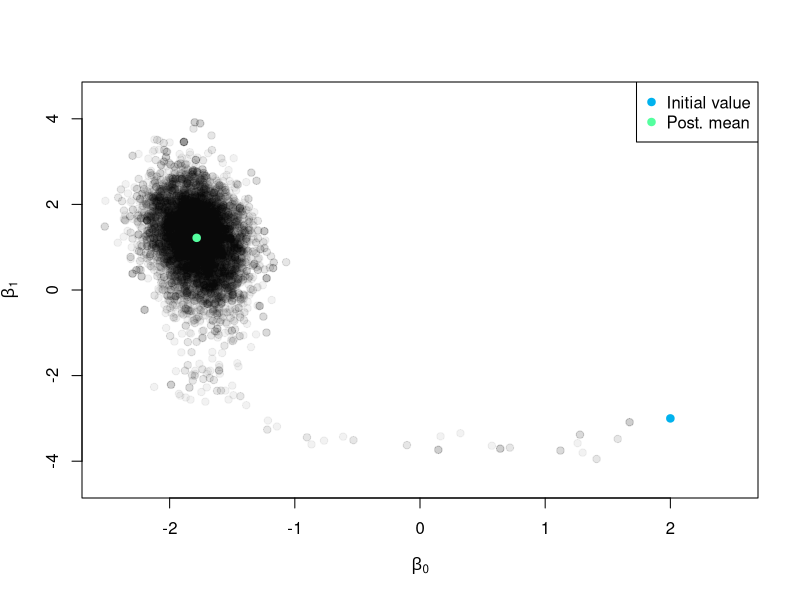
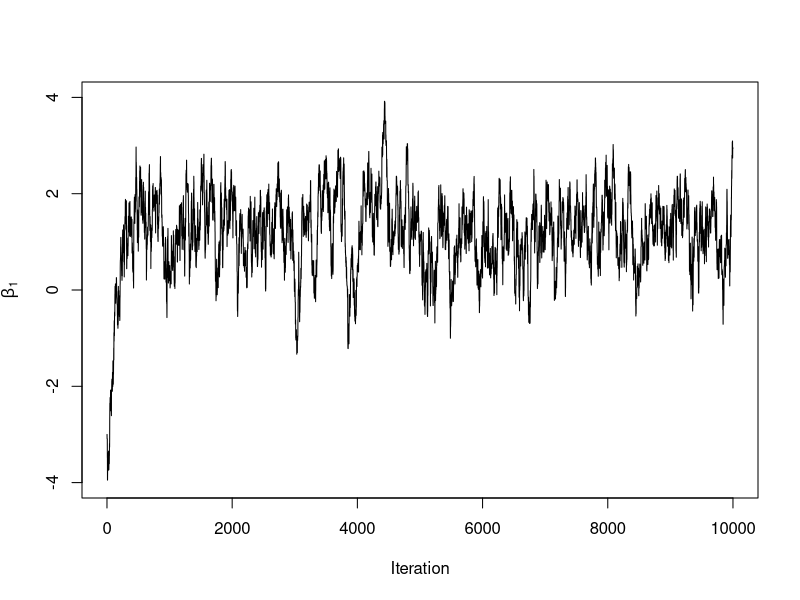
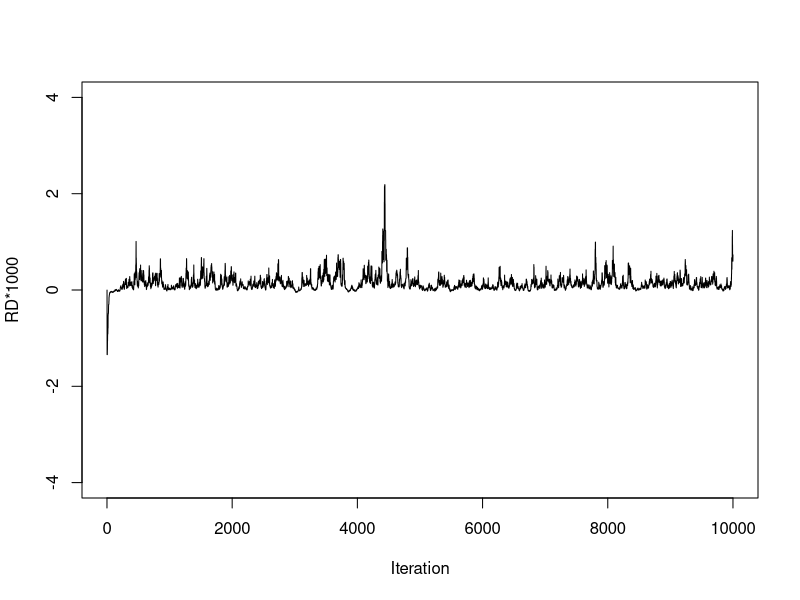
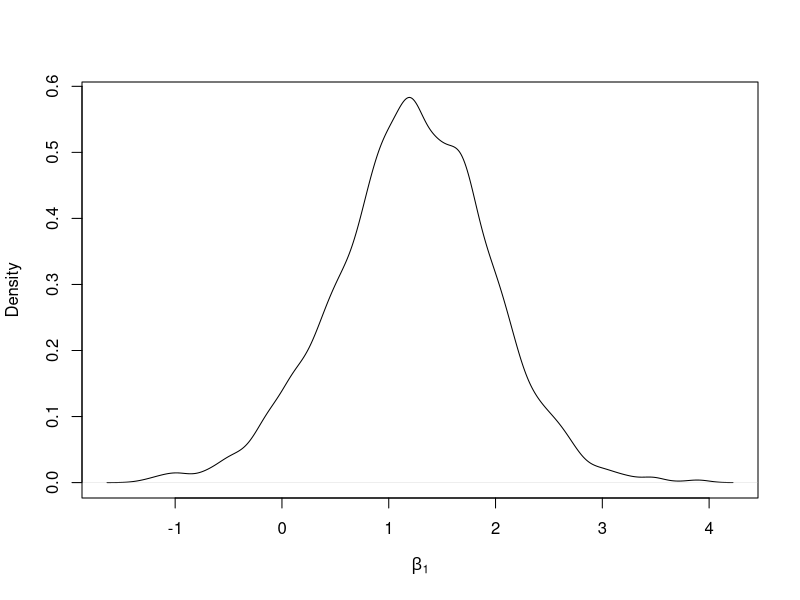
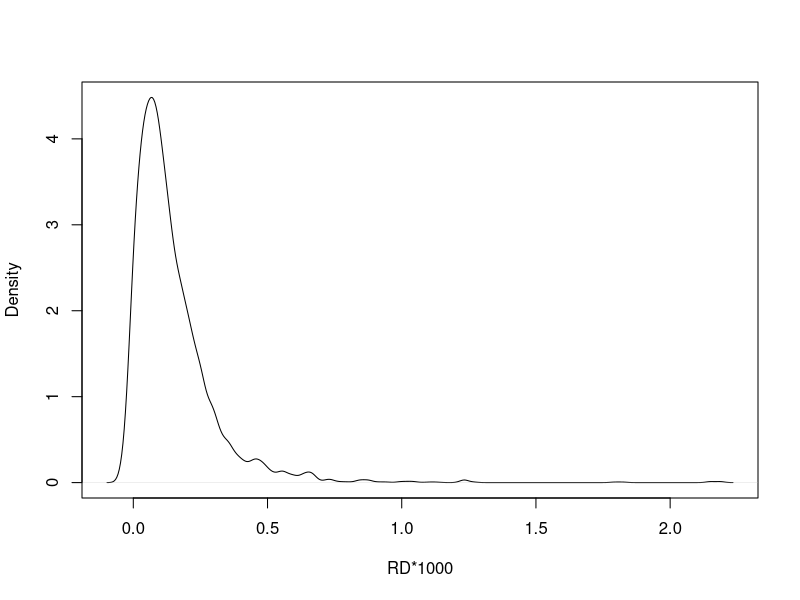
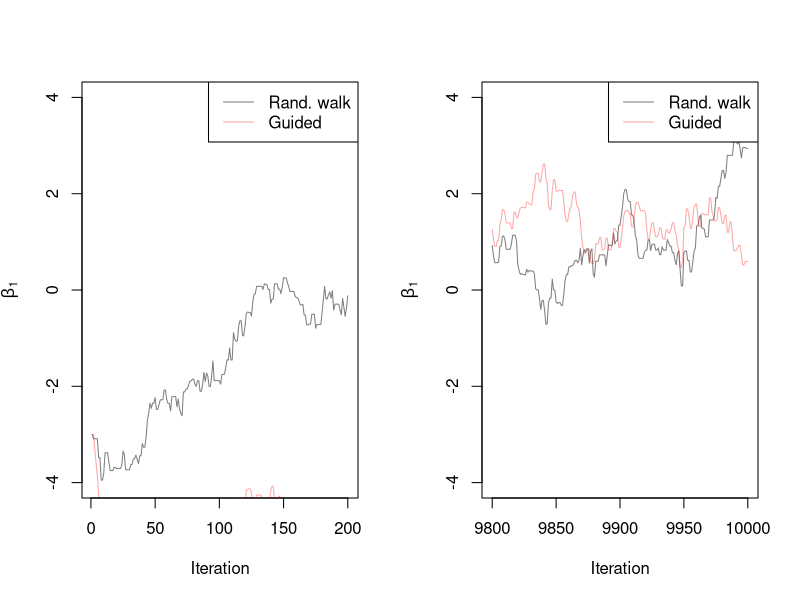
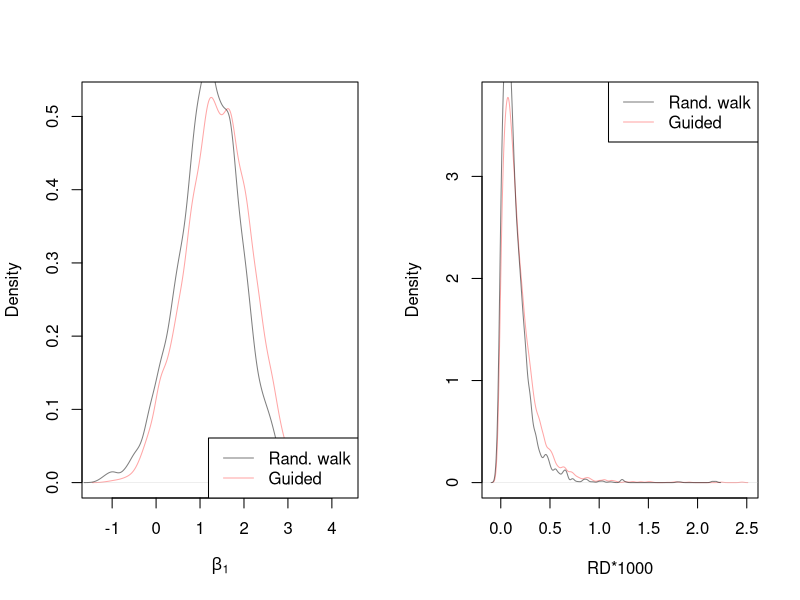
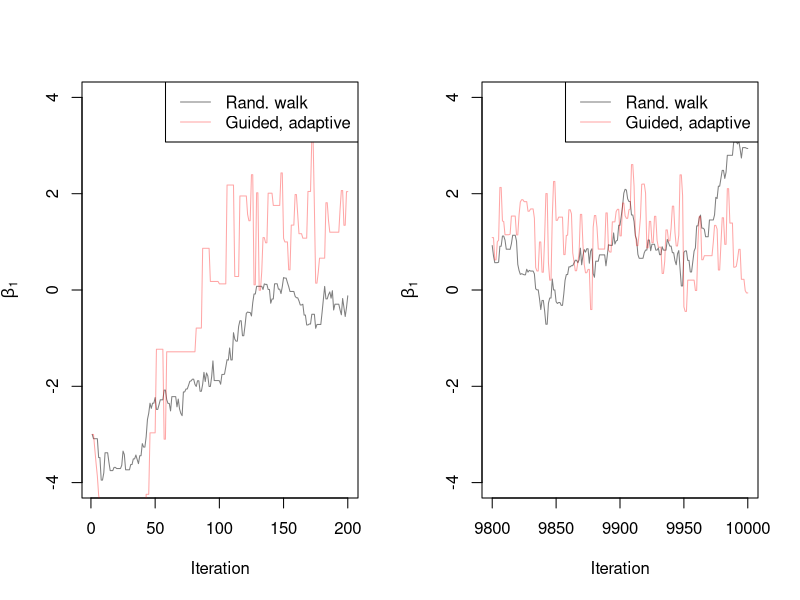

The R script that drew these images, in order:
## ---- chunk 1
# automatically create a bib database for R packages
knitr::write_bib(c(
  .packages(), "bookdown", "knitr", "rmarkdown"
), "packages.bib")
## ---- chunk 2
y = c(rep(1, 36), rep(0, 198)) # leukemia cases
x = c(rep(1, 3), rep(0, 33), rep(1, 5), rep(0, 193)) # exposure
## ---- chunk 3

#helper functions

# calcula la función logística inversa
expit <- function(mu) 1/(1+exp(-mu)) 

# calcula el logaritmo de la verosimilitud de un modelo de regresión logistica 
loglik = function(y,x,beta){
  # calculate the log likelihood
  lli = dbinom(y, 1, expit(beta[1] + x*beta[2]), log=TRUE)
  sum(lli)
}

# calcula la diferencia de riesgo entre dos grupos en el contexto de 
# un modelo de regresión logística binaria
riskdifference = function(y, x, beta){
  # baseline odds (offset)
  # calculate a risk difference
  poprisk = 4.8/100000
  popodds = poprisk/(1-poprisk)
  studyodds = mean(y)/(1-mean(y))
  r1 = expit(log(popodds/studyodds) + beta[1] + beta[2])
  r0 = expit(log(popodds/studyodds) + beta[1])
  mean(r1-r0)
}
## ---- chunk 4

# data se utiliza para ajustar un modelo de regresión logística binaria
data = data.frame(leuk=y, magfield=x)

# Ajuste del modelo de regresión logística, para predecir la relacion de las variables
# indicar que se trata de un modelo binomial
mod = glm(leuk ~ magfield, family=binomial(), data=data)

# Resumen del modelo y extracción de coeficientes:
summary(mod)$coefficients

# Cálculo del coeficiente de regresión (beta) y su intervalo de confianza
beta1 = summary(mod)$coefficients[2,1] # coeficente de regresión para magfield
se1 = summary(mod)$coefficients[2,2] # Error estandar    

# Intervalo de confianza del 95% para coeficiente beta1
cat("\n\nMaximum likelihood beta coefficient (95% CI)\n")
round(c(beta=beta1, ll=beta1+se1*qnorm(0.025), ul=beta1+se1*qnorm(0.975)), 2)

# Cálculo del odds ratio y su intervalo de confianza
# El odds ratio permite interpretar la relación de probabilidades de éxito en
# la variable dependiente para un cambio unitario en la variable independiente
cat("\n\nMaximum likelihood odds ratio (95% CI)\n")
round(exp(c(beta=beta1, ll=beta1+se1*qnorm(0.025), ul=beta1+se1*qnorm(0.975))), 2)

# Cálculo de la diferencia de riesgo (risk difference) multiplicada por 1000:
# representa la dif en la probabilidad de éxito en la variable dependiente
cat("\n\nMaximum likelihood risk difference (multiplied by 1000) \n")
round(c(rd_1000=riskdifference(y,x,mod$coefficients)*1000), 2)
## ---- chunk 5

# initialize
M=10000  # Numero de muestras que se generarán en el algoritmo 
set.seed(91828) # Semilla para inicializar el generador de números aleatorios.
beta_post = matrix(nrow=M, ncol=2) # Matriz para almacenar coeficientes del modelo
colnames(beta_post) = c('beta0', 'beta1') # Se asgina nombres a las dos columnas
accept = numeric(M) # vector númerico con M muestras
rd = numeric(M) # vector númerico con M muestras
beta_post[1,] = c(2,-3) # se establece la primera fila con valores iniciales (2, -3)
rd[1] = riskdifference(y, x, beta_post[1,]) # dif. de riesgo de las estimaciones
accept[1] = 1 # Vector para registrar si la muestra es aceptada (1) o rechazada (0)
for(i in 2:M){
  oldb = beta_post[i-1,] # almacena coeficiente de la muestra anterior 
  prop = rnorm(2, sd=0.2) # Genera una muestra para nuevos coeficientes
  newb = oldb+prop # Calcula los nuevos coeficientes al sumar la propuesta 
  num = loglik(y,x,newb) # Calculan el logaritmo de verosimilitud para newb
  den = loglik(y,x,oldb) # Calculan el logaritmo de verosimilitud para oldb
  acceptprob = exp(num-den) # calcula la /p de aceptar la nueva muestra 
  acc = (acceptprob > runif(1)) # aceptar o rechazar la nueva función anterior
  if(acc){
    beta_post[i,] = newb # se almacenan si es aceptada
    accept[i] = 1
  }else{
    beta_post[i,] = oldb 
    accept[i] = 0
  }
  
  # Calcula y almacena la diferencia de riesgo para cada conjunto de estimaciones
  rd[i] = 1000*riskdifference(y, x, beta_post[i,])  
}
## ---- chunk 6
mean(accept)
## ---- chunk 7
summary(beta_post)
## ---- chunk 8
init = beta_post[1,]
postmean = apply(beta_post[-c(1:1000),], 2, mean)
cat("Posterior mean\n", round(postmean, 2))
## ---- chunk 9
plot(beta_post, pch=19, col=rgb(0,0,0,0.05), xlab=expression(beta[0]), ylab=expression(beta[1]), xlim=c(-2.5,2.5), ylim=c(-4.5,4.5))
points(init[1], init[2], col="deepskyblue2", pch=19)
points(postmean[1], postmean[2], col="seagreen1", pch=19)
legend("topright", col=c("deepskyblue2", "seagreen1"), legend=c("Initial value", "Post. mean"), pch=19)
## ---- chunk 10
plot(beta_post[,2], type='l',  ylab=expression(beta[1]), xlab="Iteration", ylim=c(-4, 4))
## ---- chunk 11
plot(rd, type='l',  ylab="RD*1000", xlab="Iteration", ylim=c(-4, 4))

## ---- chunk 12
plot(density(beta_post[-c(1:1000),2]), xlab=expression(beta[1]), ylab="Density", main="")
## ---- chunk 13
plot(density(rd[-c(1:1000)]), xlab="RD*1000", ylab="Density", main="")
## ---- chunk 14
# initialize
M=10000 # Numero de muestras que se generarán en el algoritmo
set.seed(91828) # Semilla para inicializar el generador de números aleatorios
beta_post_guide = matrix(nrow=M, ncol=2) # Matriz para almacenar coeficientes del modelo
colnames(beta_post_guide) = c('beta0', 'beta1') # Se asgina nombres a las dos columnas
accept = numeric(M) # vector númerico con M muestra
rd_guide = numeric(M) # vector númerico con M muestra
beta_post_guide[1,] = c(2,-3)  # se establece la primera fila con valores iniciales (2, -3)
rd_guide[1] = riskdifference(y,x,beta_post_guide[1,]) # dif. de riesgo de las estimaciones
accept[1] = 1 # Vector para registrar si la muestra es aceptada (1) o rechazada (0)
dir = 1 # Esta variable se utiliza para controlar la dirección de exploración
for(i in 2:M){
  oldb = beta_post_guide[i-1,] # almacena los coeficientes de la muestra anterior
  prop = dir*abs(rnorm(2, sd=0.2)) # muestra para nuevos coeficientes multiplicando por dir
  newb = oldb+prop # Calcula los nuevos coeficientes al sumar la propuesta 
  num = loglik(y,x,newb) # Calculan el logaritmo de verosimilitud para newb
  den = loglik(y,x,oldb) # Calculan el logaritmo de verosimilitud para oldb
  acceptprob = exp(num-den) # calcula la /p de aceptar la nueva muestra 
  acc = (acceptprob > runif(1)) # aceptar o rechazar la nueva función anterior
  if(acc){
    beta_post_guide[i,] = newb 
    accept[i] = 1
  }else{
    beta_post_guide[i,] = oldb 
    accept[i] = 0 # si la muestra es rechazada (acc == 0)
    dir = dir*-1 # se invierte la dirección dir multiplicándola por -1.
    # cambia la dirección de exploración en el espacio de parámetros.
  }
  
  # Calcula y almacena la diferencia de riesgo para cada conjunto de estimaciones
  rd_guide[i] = 1000*riskdifference(y,x,beta_post_guide[i,]) 
  
}

# se calcula el valor del posterior promedio de los coeficientes 
# para las muestras posteriores a las primeras 1000
postmean = apply(beta_post_guide[-c(1:1000),], 2, mean)
cat("Posterior mean, guided\n", round(postmean, 2))
## ---- chunk 15
col1 = rgb(0,0,0,.5)
col2 = rgb(1,0,0,.35)
par(mfcol=c(1,2))

#trace plots
plot(beta_post[1:200,2], type='l',  ylab=expression(beta[1]), xlab="Iteration", ylim=c(-4, 4), col=col1)
lines(beta_post_guide[1:200,2], col=col2)
legend("topright", lty=1, col=c(col1, col2), legend=c("Rand. walk", "Guided"))
plot(9800:10000, beta_post[9800:10000,2], type='l',  ylab=expression(beta[1]), xlab="Iteration", ylim=c(-4, 4), col=col1)
lines(9800:10000, beta_post_guide[9800:10000,2], col=col2)
legend("topright", lty=1, col=c(col1, col2), legend=c("Rand. walk", "Guided"))
## ---- chunk 16
# density plots
plot(density(beta_post_guide[-c(1:1000),2]), col=col2, xlab=expression(beta[1]), ylab="Density", main="")
lines(density(beta_post[-c(1:1000),2]), col=col1)
legend("bottomright", lty=1, col=c(col1, col2), legend=c("Rand. walk", "Guided"))

## ---- chunk 17
plot(density(rd_guide[-c(1:1000)]), xlab="RD*1000", ylab="Density", main="", col=col2)
lines(density(rd[-c(1:1000)]), col=col1)
legend("topright", lty=1, col=c(col1, col2), legend=c("Rand. walk", "Guided"))

par(mfcol=c(1,1))

## ---- chunk 18
# initialize
M=10000 # Se generan 10000 muestras en total
burnin=1000 # se defne la cantidad de iteracion inicial
set.seed(91828) # se establece la semilla
beta_post_adaptguide = matrix(nrow=M+burnin, ncol=2) #Matriz para almacenar coeficientes del modelo
colnames(beta_post_adaptguide) = c('beta0', 'beta1') # designar nombres a las columnas
accept = numeric(M+burnin) # vector numerico de las M muestras + las iteraciones 
rd_adaptguide = numeric(M+burnin) # vector numerico de las M muestras + las iteraciones 
beta_post_adaptguide[1,] = c(2,-3) # se establece la primera fila con valores iniciales (2, -3)
rd_adaptguide[1] = riskdifference(y,x,beta_post[1,])  # dif. de riesgo de las estimaciones
accept[1] = 1 # Vector para registrar si la muestra es aceptada (1) o rechazada (0)
prop.sigma = c(0.2, 0.2) # Vector con desviaciones estandar iniciales 
dir = 1 # Esta variable se utiliza para controlar la dirección de exploración
for(i in 2:(M+burnin)){
  if((i < burnin) & (i > 25)){
    prop.sigma = apply(beta_post_adaptguide[max(1, i-100):(i-1),], 2, sd)
  } # si 25 > i < 1000 se calcula SD de muestras anteriores para guiar la propuesta.
  oldb = beta_post_adaptguide[i-1,] # almacena los coeficientes de la muestra anterior
  prop = dir*abs(rnorm(2, sd=prop.sigma)) # propuesta nuevo coeficiente * dir
  newb = oldb+prop # Calcula los nuevos coeficientes al sumar la propuesta
  num = loglik(y,x,newb) # Calculan el logaritmo de verosimilitud para newb
  den = loglik(y,x,oldb) # Calculan el logaritmo de verosimilitud para oldb
  acceptprob = exp(num-den) # calcula la probabilidad de aceptar la newb  
  acc = (acceptprob > runif(1)) # aceptar o rechazar la nueva función anterior
  if(acc){
    beta_post_adaptguide[i,] = newb  
    accept[i] = 1 # se almacenan si es aceptada
  }else{
    beta_post_adaptguide[i,] = oldb 
    accept[i] = 0
    dir = dir*-1 # se invierte la dirección dir multiplicándola por -1.
    # cambia la dirección de exploración en el espacio de parámetros.
  }
  # Calcula y almacena la diferencia de riesgo para cada conjunto de estimaciones
  rd_adaptguide[i] = 1000*riskdifference(y,x,beta_post_adaptguide[i,])
}

# luego del período de "burn-in" se calcula el valor 
# del posterior promedio de los coeficientes 
postmean = apply(beta_post_adaptguide[-c(1:1000),], 2, mean)
cat("Posterior mean, guided and adaptive\n", round(postmean, 2))
## ---- chunk 19
col1 = rgb(0,0,0,.5)
col2 = rgb(1,0,0,.35)
par(mfcol=c(1,2))

#trace plots
plot(beta_post[1:200,2], type='l',  ylab=expression(beta[1]), xlab="Iteration", ylim=c(-4, 4), col=col1)
lines(beta_post_adaptguide[1:200,2], col=col2)
legend("topright", lty=1, col=c(col1, col2), legend=c("Rand. walk", "Guided, adaptive"))
plot(9800:10000, beta_post[9800:10000,2], type='l',  ylab=expression(beta[1]), xlab="Iteration", ylim=c(-4, 4), col=col1)
lines(9800:10000, beta_post_adaptguide[9800:10000,2], col=col2)
legend("topright", lty=1, col=c(col1, col2), legend=c("Rand. walk", "Guided, adaptive"))
## ---- chunk 20
# density plots
plot(density(beta_post_adaptguide[-c(1:1000),2]), col=col2, xlab=expression(beta[1]), ylab="Density", main="")
lines(density(beta_post[-c(1:1000),2]), col=col1)
legend("bottomright", lty=1, col=c(col1, col2), legend=c("Rand. walk", "Guided, adaptive"))

## ---- chunk 21
plot(density(rd_adaptguide[-c(1:1000)]), xlab="RD*1000", ylab="Density", main="", col=col2)
lines(density(rd[-c(1:1000)]), col=col1)
legend("topright", lty=1, col=c(col1, col2), legend=c("Rand. walk", "Guided, adaptive"))

par(mfcol=c(1,1))
